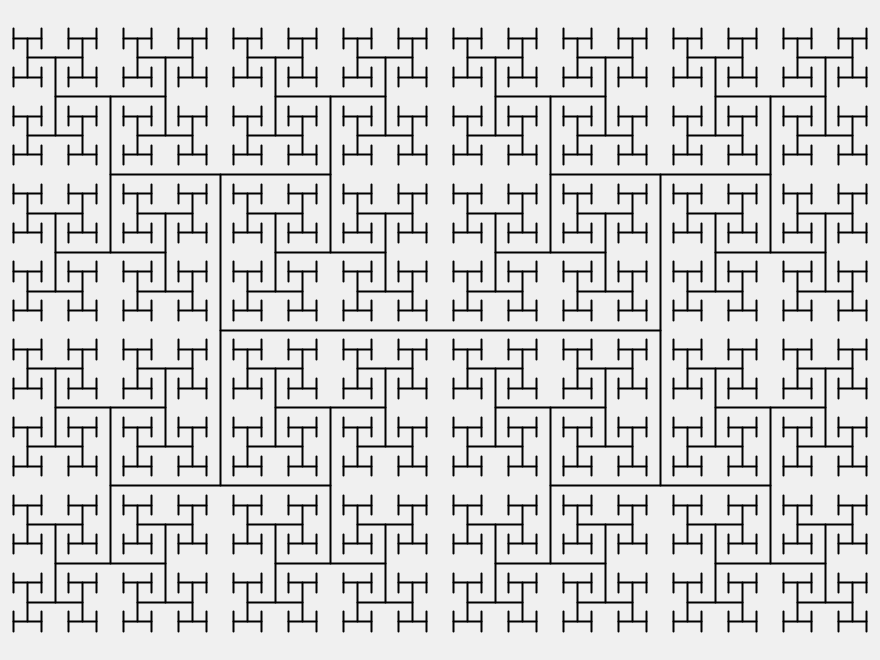
Frame 1 (no input)
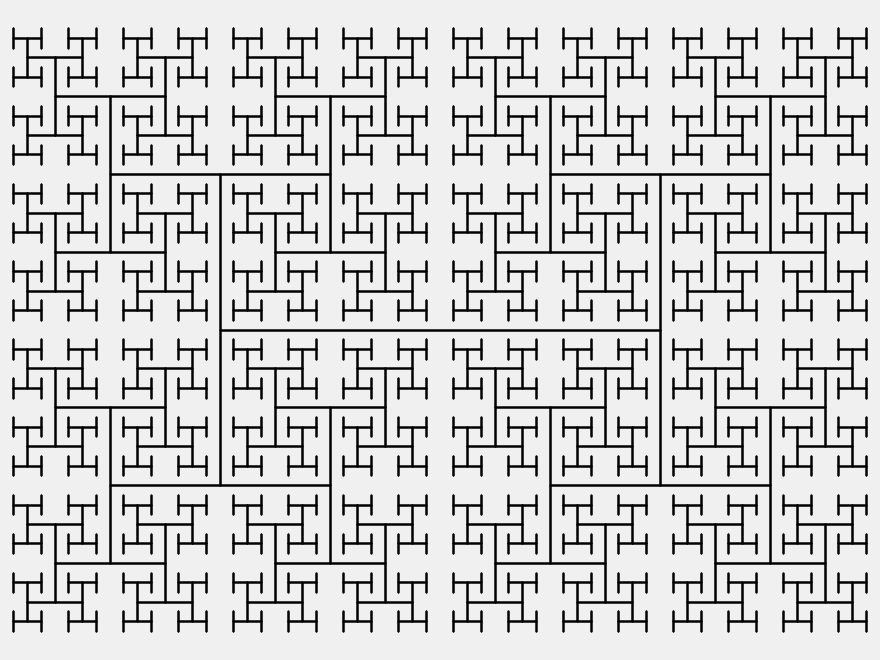
Frame 2 (the mouse pressed at the canvas centre, redrawn once)

The Processing sketch that drew these frames (run headless with seeded random() and noise(); the mouse was pressed at the canvas centre and the sketch redrawn once):

// Processing sketch: h_tree
// ── h_tree.pde
/* H tree */
void setup() {
    size(880, 660);
    background(240);
    noLoop();
    strokeWeight(2);
}

void draw() {
    htree(width/4, height/2, 3*width/4, height/2, 10);
}

void htree(float lx, float ly, float rx, float ry, int n) {
    if ( n <= 0 ) {
        return ;
    }

    float dx = (rx - lx) / (2 * sqrt(2));
    float dy = (ry - ly) / (2 * sqrt(2));

    line(lx, ly, rx, ry);
    htree(lx-dy, ly-dx, lx+dy, ly+dx, n-1);
    htree(rx-dy, ry-dx, rx+dy, ry+dx, n-1);
}
